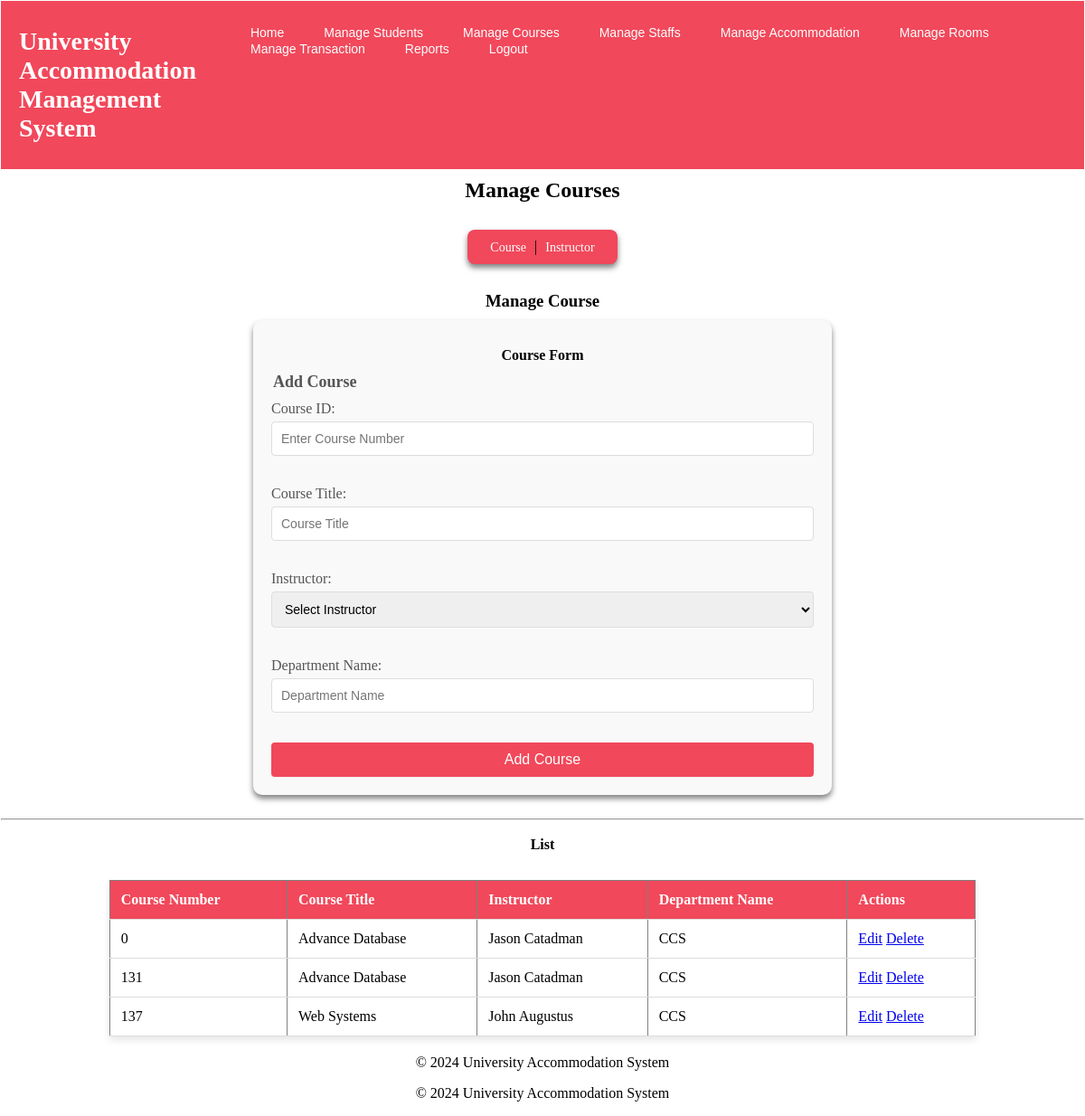
/pages/course_related.php (signed in), run on the app's committed database.
### tables this page shows
CREATE TABLE `courses` (
  `course_number` int(11) NOT NULL,
  `course_title` varchar(100) DEFAULT NULL,
  `instructor_id` int(11) DEFAULT NULL,
  `department_name` varchar(100) DEFAULT NULL
);

CREATE TABLE `instructors` (
  `instructor_id` int(11) NOT NULL,
  `name` varchar(100) DEFAULT NULL,
  `phone_no` varchar(15) DEFAULT NULL,
  `email` varchar(100) DEFAULT NULL,
  `instructor_room` varchar(10) DEFAULT NULL
);

### pages/courses.php (the view, shortened to what this page needs)
<!DOCTYPE html>
<html lang="en">
<head>
    <link rel="stylesheet" href="assets/styles.css">
</head>
<body>
<h3>Manage Course</h3>
<div class="form-container">
<h4>Course Form</h4>
<form action="" method="post">
    <fieldset>
        <legend>Add Course</legend>
        <label for="course_number">Course ID:</label>
        <input type="text" name="course_number" placeholder="Enter Course Number" required>
        <br><br>
        <label for="course_title">Course Title:</label>
        <input type="text" name="course_title" placeholder="Course Title" required>
        <br><br>
        <label for="instructor_id">Instructor:</label>
        <select name="instructor_id">
            <option value="">Select Instructor</option>
        </select>
        <br><br>
        <label for="dept_name">Department Name:</label>
        <input type="text" name="dept_name" placeholder="Department Name" required>
        <br><br>
        <button type="submit">Add Course</button>
    </fieldset>
</form>
</div>
<?php
$sql = "SELECT c.course_number, c.course_title, i.name AS instructor_id,
        c.department_name
        FROM courses c
        JOIN instructors i ON c.instructor_id = i.instructor_id";
$result = $conn->query($sql);
?>
<br><hr>
<h4>List</h4>
<table border="1">
    <tr>
        <th>Course Number</th>
        <th>Course Title</th>
        <th>Instructor</th>
        <th>Department Name</th>
        <th>Actions</th>
    </tr>
    <?php
    if ($result->num_rows > 0) {
        while ($row = $result->fetch_assoc()) {
            echo "
                <tr>
                    <td>" . $row['course_number'] . "</td>
                    <td>" . $row['course_title'] . "</td>
                    <td>" . $row['instructor_id'] . "</td>
                    <td>" . $row['department_name'] . "</td>
                    <td>
                        <a href='?type=crs&edit=" . $row['course_number'] . "'>Edit</a>
                        <a href='?type=crs&delete=" . $row['course_number'] . "'>Delete</a>
                    </td>
                </tr>
            ";
        }
    } else {
        echo "<tr><td colspan='5'>No Course found</td></tr>";
    }
    ?>
</table>
<?php include '../includes/footer.php'; ?>
</body>
</html>

### assets/styles.css (style rules this page uses)
body { margin: 1px; }
h3, h2, h4 { margin: 0; padding: 10px 20px; color: white; font-weight: bold; text-align: center; color: black; }
table { width: 80%; margin: 20px auto; border-collapse: collapse; background-color: white; box-shadow: 0 4px 8px rgba(0, 0, 0, 0.1); }
th, td { padding: 12px; text-align: left; border-bottom: 1px solid #ddd; }
th { background-color: #f1485b; color: white; }
.form-container { width: 100%; max-width: 600px; margin: 0 auto; padding: 20px; background-color: #f9f9f9; border-radius: 10px; box-shadow: 0 4px 6px rgba(0, 0, 0, 0.5); text-align: center; }
form fieldset { border: none; padding: 0; margin: 0; }
form legend { font-size: 18px; margin-bottom: 10px; font-weight: bold; color: #555; text-align: left; }
form label { display: block; margin-bottom: 5px; color: #555; text-align: left; }
form input[type="text"], form input[type="email"], form input[type="date"], form select { width: 100%; padding: 10px; margin-bottom: 15px; border: 1px solid #ddd; border-radius: 4px; box-sizing: border-box; font-size: 14px; }
form button { width: 100%; padding: 10px; background-color: #f1485b; color: #fff; border: none; border-radius: 4px; font-size: 16px; cursor: pointer; transition: background-color 0.3s ease; }

### data on the page
courses: course_number "0", course_title "Advance Database", instructor.name "Jason Catadman", department_name "CCS"
courses: course_number "131", course_title "Advance Database", instructor.name "Jason Catadman", department_name "CCS"
courses: course_number "137", course_title "Web Systems", instructor.name "John Augustus", department_name "CCS"
